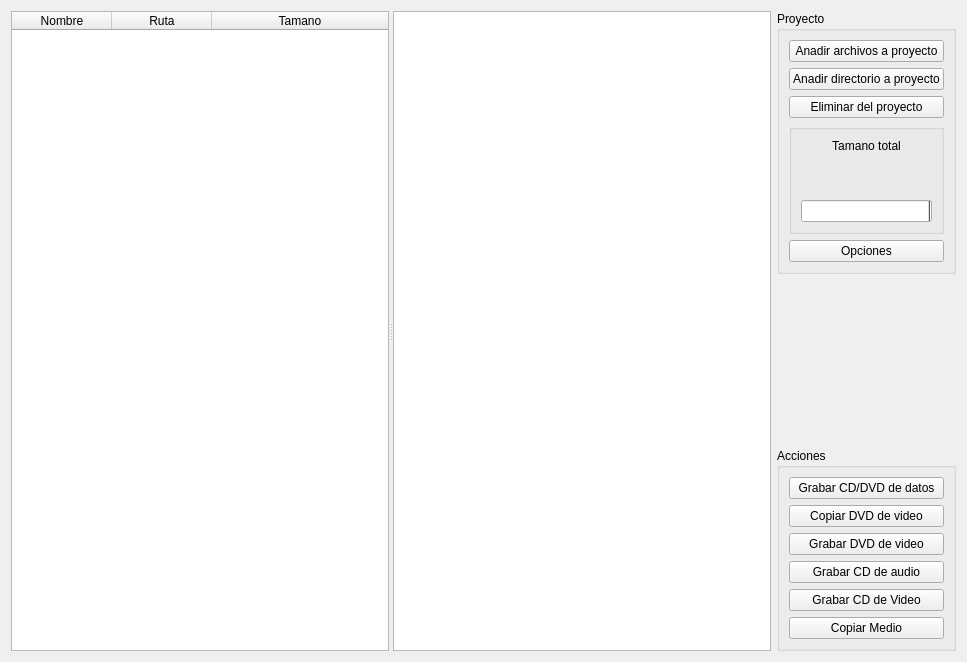
         <widget class="QWidget" name="scrollAreaWidgetContents">
          <property name="geometry">
           <rect>
            <x>0</x>
            <y>0</y>
            <width>967</width>
            <height>662</height>
           </rect>
          </property>
          <layout class="QGridLayout" name="gridLayout_10">
           <item row="0" column="0" rowspan="3">
            <layout class="QGridLayout" name="gridLayout_4">
             <item row="1" column="0">
              <widget class="QSplitter" name="splitter">
               <property name="orientation">
                <enum>Qt::Horizontal</enum>
               </property>
               <widget class="QTableWidget" name="tableWidget">
                <property name="toolTip">
                 <string>Datos a grabar en el medio</string>
                </property>
                <property name="statusTip">
                 <string>Datos a grabar en el medio</string>
                </property>
                <property name="whatsThis">
                 <string>Datos a grabar en el medio</string>
                </property>
                <property name="styleSheet">
                 <string notr="true"/>
                </property>
                <property name="dragEnabled">
                 <bool>true</bool>
                </property>
                <property name="dragDropMode">
                 <enum>QAbstractItemView::DropOnly</enum>
                </property>
                <property name="defaultDropAction">
                 <enum>Qt::CopyAction</enum>
                </property>
                <property name="alternatingRowColors">
                 <bool>true</bool>
                </property>
                <property name="selectionBehavior">
                 <enum>QAbstractItemView::SelectRows</enum>
                </property>
                <property name="sortingEnabled">
                 <bool>true</bool>
                </property>
                <attribute name="horizontalHeaderStretchLastSection">
                 <bool>true</bool>
                </attribute>
                <column>
                 <property name="text">
                  <string>Nombre</string>
                 </property>
                 <property name="icon">
                  <iconset resource="recoverdrake.qrc">
                   <normaloff>:/Imagenes/64px-Dolphin-icon.svg.png</normaloff>:/Imagenes/64px-Dolphin-icon.svg.png</iconset>
                 </property>
                </column>
                <column>
                 <property name="text">
                  <string>Ruta</string>
                 </property>
                 <property name="icon">
                  <iconset resource="recoverdrake.qrc">
                   <normaloff>:/Imagenes/VLC.png</normaloff>:/Imagenes/VLC.png</iconset>
                 </property>
                </column>
                <column>
                 <property name="text">
                  <string>Tamano</string>
                 </property>
                 <property name="icon">
                  <iconset resource="recoverdrake.qrc">
                   <normaloff>:/Imagenes/kttsd.png</normaloff>:/Imagenes/kttsd.png</iconset>
                 </property>
                </column>
               </widget>
               <widget class="QTextEdit" name="textEdit_4">
                <property name="sizePolicy">
                 <sizepolicy hsizetype="Fixed" vsizetype="Minimum">
                  <horstretch>0</horstretch>
                  <verstretch>0</verstretch>
                 </sizepolicy>
                </property>
               </widget>
              </widget>
             </item>
             <item row="0" column="0">
              <layout class="QGridLayout" name="gridLayout_28"/>
             </item>
            </layout>
           </item>
           <item row="2" column="1" colspan="2">
            <widget class="QGroupBox" name="groupBox_2">
             <property name="minimumSize">
              <size>
               <width>0</width>
               <height>0</height>
              </size>
             </property>
             <property name="maximumSize">
              <size>
               <width>260</width>
               <height>16777215</height>
              </size>
             </property>
             <property name="title">
              <string>Acciones</string>
             </property>
             <layout class="QGridLayout" name="gridLayout_3">
              <item row="4" column="0" colspan="2">
               <widget class="QPushButton" name="pushButton_7">
                <property name="text">
                 <string>Grabar CD de audio</string>
                </property>
                <property name="icon">
                 <iconset resource="recoverdrake.qrc">
                  <normaloff>:/Imagenes/audio.png</normaloff>:/Imagenes/audio.png</iconset>
                </property>
                <property name="iconSize">
                 <size>
                  <width>25</width>
                  <height>25</height>
                 </size>
                </property>
               </widget>
              </item>
              <item row="1" column="0" colspan="2">
               <widget class="QPushButton" name="pushButton_6">
                <property name="toolTip">
                 <string>Grabacion de un CD/DVD en formato de datos</string>
                </property>
                <property name="statusTip">
                 <string>Grabacion de un CD/DVD en formato de datos</string>
                </property>
                <property name="whatsThis">
                 <string>Grabacion de un CD/DVD en formato de datos</string>
                </property>
                <property name="text">
                 <string>Grabar CD/DVD de datos</string>
                </property>
                <property name="icon">
                 <iconset resource="recoverdrake.qrc">
                  <normaloff>:/Imagenes/cd_burning_section.png</normaloff>:/Imagenes/cd_burning_section.png</iconset>
                </property>
                <property name="iconSize">
                 <size>
                  <width>25</width>
                  <height>25</height>
                 </size>
                </property>
               </widget>
              </item>
              <item row="5" column="0" colspan="2">
               <widget class="QPushButton" name="pushButton_10">
                <property name="text">
                 <string>Grabar CD de Video</string>
                </property>
                <property name="icon">
                 <iconset resource="recoverdrake.qrc">
                  <normaloff>:/Imagenes/smplayer.png</normaloff>:/Imagenes/smplayer.png</iconset>
                </property>
                <property name="iconSize">
                 <size>
                  <width>25</width>
                  <height>25</height>
                 </size>
                </property>
               </widget>
              </item>
              <item row="3" column="0" colspan="2">
               <widget class="QPushButton" name="pushButton_4">
                <property name="text">
                 <string>Grabar DVD de video</string>
                </property>
                <property name="icon">
                 <iconset resource="recoverdrake.qrc">
                  <normaloff>:/Imagenes/multimedia.png</normaloff>:/Imagenes/multimedia.png</iconset>
                </property>
                <property name="iconSize">
                 <size>
                  <width>25</width>
                  <height>25</height>
                 </size>
                </property>
               </widget>
              </item>
              <item row="6" column="0" colspan="2">
               <widget class="QPushButton" name="pushButton_11">
                <property name="text">
                 <string>Copiar Medio</string>
                </property>
                <property name="icon">
                 <iconset resource="recoverdrake.qrc">
                  <normaloff>:/Imagenes/duplicado.png</normaloff>:/Imagenes/duplicado.png</iconset>
                </property>
                <property name="iconSize">
                 <size>
                  <width>25</width>
                  <height>25</height>
                 </size>
                </property>
               </widget>
              </item>
              <item row="2" column="0" colspan="2">
               <widget class="QPushButton" name="pushButton_20">
                <property name="statusTip">
                 <string>Grabar un DVD de Video fiel al original</string>
                </property>
                <property name="whatsThis">
                 <string>Grabar un DVD de Video fiel al original</string>
                </property>
                <property name="accessibleName">
                 <string>Grabar un DVD de Video fiel al original</string>
                </property>
                <property name="text">
                 <string>Copiar DVD de video</string>
                </property>
                <property name="icon">
                 <iconset resource="recoverdrake.qrc">
                  <normaloff>:/Imagenes/DVD.png</normaloff>:/Imagenes/DVD.png</iconset>
                </property>
                <property name="iconSize">
                 <size>
                  <width>25</width>
                  <height>25</height>
                 </size>
                </property>
               </widget>
              </item>
             </layout>
            </widget>
           </item>
           <item row="0" column="1" colspan="2">
            <widget class="QGroupBox" name="groupBox">
             <property name="minimumSize">
              <size>
               <width>0</width>
               <height>0</height>
              </size>
             </property>
             <property name="maximumSize">
              <size>
               <width>260</width>
               <height>16777215</height>
              </size>
             </property>
             <property name="title">
              <string>Proyecto</string>
             </property>
             <layout class="QGridLayout" name="gridLayout_2">
              <item row="0" column="0" colspan="2">
               <widget class="QPushButton" name="pushButton">
                <property name="toolTip">
                 <string>Anadir manualmente archivos al proyecto</string>
                </property>
                <property name="statusTip">
                 <string>Anadir manualmente archivos al proyecto</string>
                </property>
                <property name="whatsThis">
                 <string>Anadir manualmente archivos al proyecto</string>
                </property>
                <property name="text">
                 <string>Anadir archivos a proyecto</string>
                </property>
                <property name="icon">
                 <iconset resource="recoverdrake.qrc">
                  <normaloff>:/Imagenes/fileopen.png</normaloff>:/Imagenes/fileopen.png</iconset>
                </property>
                <property name="iconSize">
                 <size>
                  <width>25</width>
                  <height>25</height>
                 </size>
                </property>
               </widget>
              </item>
              <item row="1" column="0" colspan="2">
               <widget class="QPushButton" name="pushButton_2">
                <property name="toolTip">
                 <string>Anadir manualmente directorio al proyecto</string>
                </property>
                <property name="statusTip">
                 <string>Anadir manualmente directorio al proyecto</string>
                </property>
                <property name="whatsThis">
                 <string>Anadir manualmente directorio al proyecto</string>
                </property>
                <property name="text">
                 <string>Anadir directorio a proyecto</string>
                </property>
                <property name="icon">
                 <iconset resource="recoverdrake.qrc">
                  <normaloff>:/Imagenes/carpeta.png</normaloff>:/Imagenes/carpeta.png</iconset>
                </property>
                <property name="iconSize">
                 <size>
                  <width>25</width>
                  <height>25</height>
                 </size>
                </property>
               </widget>
              </item>
              <item row="2" column="0" colspan="2">
               <widget class="QPushButton" name="pushButton_3">
                <property name="toolTip">
                 <string>Eliminar un registro del proyecto actual</string>
                </property>
                <property name="statusTip">
                 <string>Eliminar un registro del proyecto actual</string>
                </property>
                <property name="whatsThis">
                 <string>Eliminar un registro del proyecto actual</string>
                </property>
                <property name="text">
                 <string>Eliminar del proyecto</string>
                </property>
                <property name="icon">
                 <iconset resource="recoverdrake.qrc">
                  <normaloff>:/Imagenes/bad.png</normaloff>:/Imagenes/bad.png</iconset>
                </property>
                <property name="iconSize">
                 <size>
                  <width>25</width>
                  <height>25</height>
                 </size>
                </property>
               </widget>
              </item>
              <item row="3" column="0" colspan="2">
               <widget class="QGroupBox" name="groupBox_3">
                <property name="toolTip">
                 <string>Espacio disponible en disco</string>
                </property>
                <property name="statusTip">
                 <string>Espacio disponible en disco</string>
                </property>
                <property name="whatsThis">
                 <string>Espacio disponible en disco</string>
                </property>
                <property name="title">
                 <string/>
                </property>
                <layout class="QGridLayout" name="gridLayout_6">
                 <item row="4" column="0" colspan="2">
                  <widget class="QProgressBar" name="progressBar_2">
                   <property name="maximumSize">
                    <size>
                     <width>250</width>
                     <height>16777215</height>
                    </size>
                   </property>
                   <property name="value">
                    <number>0</number>
                   </property>
                   <property name="orientation">
                    <enum>Qt::Horizontal</enum>
                   </property>
                   <property name="invertedAppearance">
                    <bool>true</bool>
                   </property>
                   <property name="textDirection">
                    <enum>QProgressBar::TopToBottom</enum>
                   </property>
                  </widget>
                 </item>
                 <item row="0" column="0" colspan="2">
                  <widget class="QLabel" name="label">
                   <property name="text">
                    <string>Tamano total</string>
                   </property>
                   <property name="alignment">
                    <set>Qt::AlignCenter</set>
                   </property>
                  </widget>
                 </item>
                 <item row="1" column="0">
                  <widget class="QLabel" name="label_4">
                   <property name="font">
                    <font>
                     <pointsize>10</pointsize>
                     <weight>75</weight>
                     <bold>true</bold>
                    </font>
                   </property>
                   <property name="text">
                    <string/>
                   </property>
                   <property name="alignment">
                    <set>Qt::AlignRight|Qt::AlignTrailing|Qt::AlignVCenter</set>
                   </property>
                  </widget>
                 </item>
                 <item row="1" column="1">
                  <widget class="QLabel" name="label_2">
                   <property name="font">
                    <font>
                     <pointsize>10</pointsize>
                     <weight>75</weight>
                     <bold>true</bold>
                    </font>
                   </property>
                   <property name="text">
                    <string/>
                   </property>
                   <property name="alignment">
                    <set>Qt::AlignLeading|Qt::AlignLeft|Qt::AlignVCenter</set>
                   </property>
                  </widget>
                 </item>
                 <item row="3" column="0" colspan="2">
                  <widget class="QLabel" name="label_3">
                   <property name="font">
                    <font>
                     <weight>75</weight>
                     <bold>true</bold>
                    </font>
                   </property>
                   <property name="text">
                    <string/>
                   </property>
                   <property name="alignment">
                    <set>Qt::AlignCenter</set>
                   </property>
                  </widget>
                 </item>
                </layout>
               </widget>
              </item>
              <item row="4" column="0" colspan="2">
               <widget class="QPushButton" name="pushButton_18">
                <property name="text">
                 <string>Opciones</string>
                </property>
                <property name="icon">
                 <iconset resource="recoverdrake.qrc">
                  <normaloff>:/Imagenes/local-administration-mdk.png</normaloff>:/Imagenes/local-administration-mdk.png</iconset>
                </property>
                <property name="iconSize">
                 <size>
                  <width>25</width>
                  <height>25</height>
                 </size>
                </property>
               </widget>
              </item>
             </layout>
            </widget>
           </item>
           <item row="1" column="1">
            <spacer name="verticalSpacer">
             <property name="orientation">
              <enum>Qt::Vertical</enum>
             </property>
             <property name="sizeHint" stdset="0">
              <size>
               <width>20</width>
               <height>40</height>
              </size>
             </property>
            </spacer>
           </item>
          </layout>
          <zorder>groupBox_2</zorder>
          <zorder>groupBox</zorder>
          <zorder>verticalSpacer</zorder>
         </widget>
